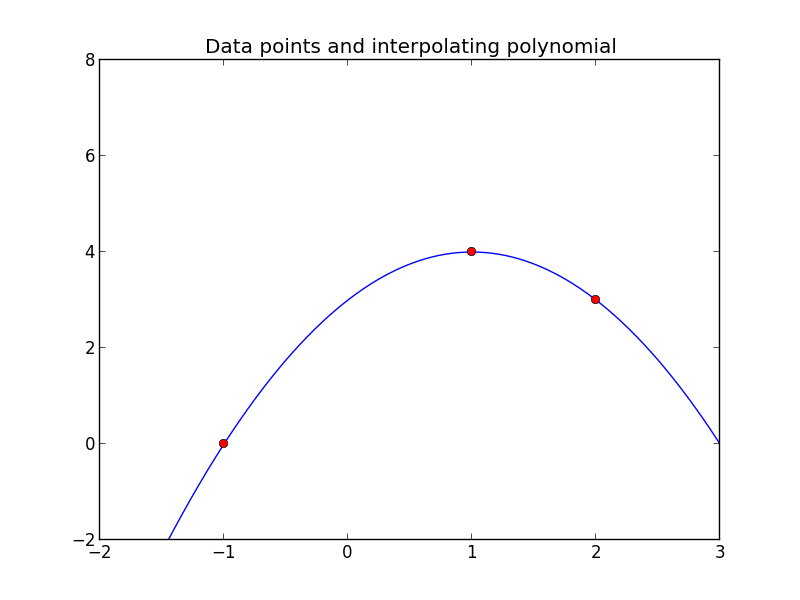

This chart was generated by the following Python code:
# -*- coding: UTF-8 -*-
"""
Demonstration script for quadratic interpolation.

To build our A matrix, it's best to define it in terms of
the x data points. 

The example function that we're trying to fit here 
is p(x) = c + cx + cx^2 ... and so while we could express a matrix
as a system of equations representation for each of our known x,y pairs,
like so...

c - 1c + 1c^2 = 1
c + 0c + 0c^2 = -1
c + 2c + 4c^2 = 7

... it's WAY better just to A) express the matrix in terms of ANY xi value,
and B) grow a matrix dynamically with a list comprehension,
using each xi value and manipulating it on the three levels 
we have for our function.

Concretely, the first row of the array computes on the first xi value,
and lets [0][0] default to the constant one, 
		 [0][1] multiply it by the constant 1  
	 and [0][2] apply the squaring constant 

We can now apply this matrix to any amount of x,y pairs and output the
optimal solution for the quadratic funciton p(x) = c + cx + cx^2


Modified by: Brian Sipple
"""

import numpy as np
import matplotlib.pyplot as plt
from numpy.linalg import solve

# Set up linear system to interpolate through data points:

# Data points:
# xi = np.array([-1., 0., 2])
# yi = np.array([1., -1., 7.])

# Lets try (−1,0), (1,4), (2,3) instead
xi = np.array([-1, 1, 2])
yi = np.array([0, 4, 3])



# It would be better to define A in terms of the xi points.
#A = np.array([ [1., x*1., x**2] for x in xi ])

# in addition to list expressions, we can use the np.vstack method:
A = np.vstack( [np.ones(3), xi, xi**2]).T
			  				
b = yi

# Solve the system:
c = solve(A,b)

print "The polynomial coefficients are:"
print c

# Plot the resulting polynomial:
x = np.linspace(-2,3,1001)   # points to evaluate polynomial
y = c[0] + c[1]*x + c[2]*x**2

plt.figure(1)       # open plot figure window
plt.clf()           # clear figure
plt.plot(x,y,'b-')  # connect points with a blue line

# Add data points  (polynomial should go through these points!)
plt.plot(xi,yi,'ro')   # plot as red circles
plt.ylim(-2,8)         # set limits in y for plot

plt.title("Data points and interpolating polynomial")

plt.savefig('hw2a.png')   # save figure as .png file
